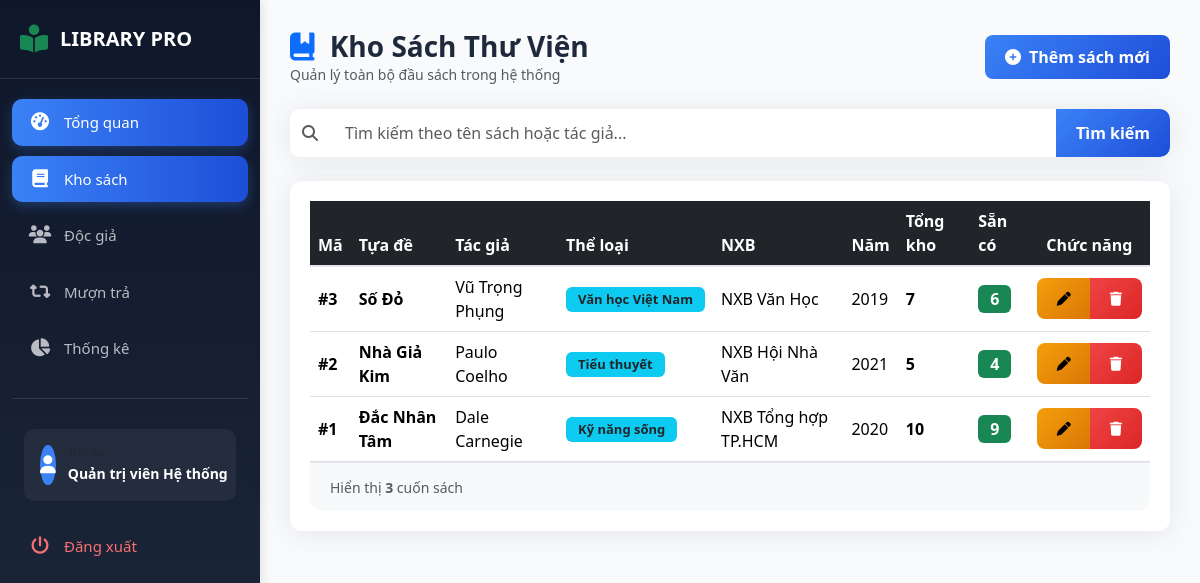
/books (signed in), run on the app's committed database.
### tables this page shows
CREATE TABLE books (
    id INTEGER PRIMARY KEY AUTOINCREMENT,
    title TEXT NOT NULL,
    author TEXT NOT NULL,
    category TEXT,
    publisher TEXT,
    publish_year INTEGER,
    quantity INTEGER DEFAULT 0 CHECK(quantity >= 0),
    available INTEGER DEFAULT 0 CHECK(available >= 0)
);

### app.py (the view)
@app.route('/books')
def books_list():
    if 'user_id' not in session:
        return redirect(url_for('login'))
    db = get_db()
    search = request.args.get('search', '').strip()
    if search:
        books = db.execute(
            "SELECT * FROM books WHERE title LIKE ? OR author LIKE ? ORDER BY id DESC",
            (f'%{search}%', f'%{search}%')
        ).fetchall()
    else:
        books = db.execute('SELECT * FROM books ORDER BY id DESC').fetchall()
    return render_template('books.html', books=books, search_query=search)

### config/database.py (called while the page is built)
def get_db():
    if "db" not in g:
        try:
            db_path = current_app.config.get("DATABASE", "library.db")
        except RuntimeError:
            db_path = "library.db"
        g.db = sqlite3.connect(db_path)
        g.db.row_factory = sqlite3.Row
    return g.db

### templates/books.html (shortened to what this page needs)
{% extends 'base.html' %}
{% block content %}
<div class="page-header d-flex justify-content-between align-items-center mb-4">
  <div>
    <h2 class="mb-0">
      <i class="fa-solid fa-book-bookmark text-primary me-2"></i>
      Kho Sách Thư Viện
    </h2>
    <p class="text-muted small mb-0">Quản lý toàn bộ đầu sách trong hệ thống</p>
  </div>
  <a href="{{ url_for('add_book') }}" class="btn btn-primary">
    <i class="fa-solid fa-plus-circle me-2"></i>Thêm sách mới
  </a>
</div>
<form method="GET" action="{{ url_for('books_list') }}" class="search-form mb-4">
  <div class="input-group">
    <span class="input-group-text bg-white">
      <i class="fa-solid fa-search text-muted"></i>
    </span>
    <input
      type="text"
      class="form-control"
      name="search"
      placeholder="Tìm kiếm theo tên sách hoặc tác giả..."
      value="{{ search_query }}"
    >
    <button type="submit" class="btn btn-primary">Tìm kiếm</button>
  </div>
</form>
<div class="table-container">
  <div class="table-responsive">
    <table class="table table-hover align-middle mb-0">
      <thead class="table-dark">
        <tr>
          <th>Mã</th>
          <th>Tựa đề</th>
          <th>Tác giả</th>
          <th>Thể loại</th>
          <th>NXB</th>
          <th>Năm</th>
          <th>Tổng kho</th>
          <th>Sẵn có</th>
          <th class="text-center">Chức năng</th>
        </tr>
      </thead>
      <tbody>
        {% for book in books %}
        <tr>
          <td><strong>#{{ book.id }}</strong></td>
          <td class="fw-semibold">{{ book.title }}</td>
          <td>{{ book.author }}</td>
          <td>
            <span class="badge bg-info text-dark">{{ book.category or 'N/A' }}</span>
          </td>
          <td>{{ book.publisher or 'N/A' }}</td>
          <td>{{ book.publish_year or 'N/A' }}</td>
          <td><strong>{{ book.quantity }}</strong></td>
          <td>
            {% if book.available > 0 %}
              <span class="badge bg-success fs-6">{{ book.available }}</span>
            {% else %}
              <span class="badge bg-danger">Hết</span>
            {% endif %}
          </td>
          <td class="text-center">
            <div class="btn-group btn-group-sm" role="group">
              <a href="{{ url_for('edit_book', book_id=book.id) }}"
                 class="btn btn-warning"
                 title="Sửa">
                <i class="fa-solid fa-pen"></i>
              </a>
              <a href="{{ url_for('delete_book', book_id=book.id) }}"
                 class="btn btn-danger"
                 title="Xóa"
                 onclick="return confirm('Bạn có chắc chắn muốn xóa sách này?')">
                <i class="fa-solid fa-trash"></i>
              </a>
            </div>
          </td>
        </tr>
        {% endfor %}
      </tbody>
    </table>
  </div>
  {% if books %}
  <div class="table-footer">
    <small class="text-muted">
      Hiển thị <strong>{{ books|length }}</strong> cuốn sách
    </small>
  </div>
  {% endif %}
</div>
{% endblock %}

### static/css/style.css (style rules this page uses)
:root { --primary-color: #3b82f6; --primary-dark: #1d4ed8; --secondary-color: #10b981; --warning-color: #f59e0b; --danger-color: #ef4444; --info-color: #06b6d4; --dark-bg: #0f172a; --light-bg: #f8fafc; --sidebar-width: 260px; --card-shadow: 0 0.15rem 1.75rem 0 rgba(58, 59, 69, 0.1); --transition: all 0.3s ease; }
* { margin: 0; padding: 0; box-sizing: border-box; }
body { font-family: 'Segoe UI', Tahoma, Geneva, Verdana, sans-serif; background-color: var(--light-bg); color: #1e293b; overflow-x: hidden; }
.page-header { margin-bottom: 24px; }
.page-header h2 { font-size: 28px; font-weight: 700; color: #1e293b; margin-bottom: 4px; }
.page-header p { font-size: 14px; color: #64748b; margin: 0; }
.table-container { background: white; border-radius: 12px; padding: 20px; box-shadow: var(--card-shadow); }
.table-footer { padding: 12px 20px; border-top: 1px solid #e3e6f0; background: #f8f9fa; border-radius: 0 0 12px 12px; }
.table thead { border-bottom: 2px solid #e3e6f0; }
.table tbody tr { transition: var(--transition); }
.btn { border-radius: 8px; font-weight: 600; padding: 10px 20px; transition: var(--transition); border: none; }
.btn-primary { background: linear-gradient(135deg, var(--primary-color), var(--primary-dark)); }
.btn-warning { background: linear-gradient(135deg, #f59e0b, #d97706); }
.btn-danger { background: linear-gradient(135deg, #ef4444, #dc2626); }
.badge { padding: 6px 12px; border-radius: 6px; font-weight: 600; font-size: 13px; }
.search-form .input-group { box-shadow: var(--card-shadow); border-radius: 10px; overflow: hidden; }
.search-form .form-control { border: none; padding: 12px 16px; }
.search-form .input-group-text { border: none; background: white; }

### data on the page
books: id "3", title "Số Đỏ", author "Vũ Trọng Phụng", category "Văn học Việt Nam", publisher "NXB Văn Học", publish_year "2019", quantity "7", available "6"
books: id "2", title "Nhà Giả Kim", author "Paulo Coelho", category "Tiểu thuyết", publisher "NXB Hội Nhà Văn", publish_year "2021", quantity "5", available "4"
books: id "1", title "Đắc Nhân Tâm", author "Dale Carnegie", category "Kỹ năng sống", publisher "NXB Tổng hợp TP.HCM", publish_year "2020", quantity "10", available "9"

### other printed values
{{ session.get('fullname', 'N/A') }} "Quản trị viên Hệ thống"
{{ books|length }} "3"
